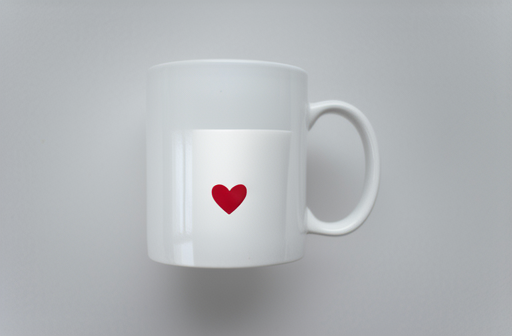
#> input picture experiments/support_v3_2026-05-11/mug_host_surface_no_component/result.png, 512 x 336 px, found by its file name
$ python make_workshop_materials.py
#> lines starting #> are read from the running program, lines starting #| are printed output that depends on the picture
from __future__ import annotations

import argparse
import io
import textwrap
import zipfile
from pathlib import Path
from xml.sax.saxutils import escape

import matplotlib

matplotlib.use("Agg")
import matplotlib.pyplot as plt
from PIL import Image, ImageDraw, ImageFont


ROOT = Path(__file__).resolve().parents[1]
FONT_REGULAR = Path("/usr/share/fonts/truetype/dejavu/DejaVuSans.ttf")
FONT_BOLD = Path("/usr/share/fonts/truetype/dejavu/DejaVuSans-Bold.ttf")
FONT_MONO = Path("/usr/share/fonts/truetype/dejavu/DejaVuSansMono.ttf")


def font(size: int, bold: bool = False, mono: bool = False) -> ImageFont.FreeTypeFont:
    path = FONT_MONO if mono else (FONT_BOLD if bold else FONT_REGULAR)
    return ImageFont.truetype(str(path), size=size)


def draw_wrapped(
    draw: ImageDraw.ImageDraw,
    xy: tuple[int, int],
    text: str,
    box_w: int,
    font_obj: ImageFont.ImageFont,
    fill: str,
    line_gap: int = 8,
    max_lines: int | None = None,
) -> int:
    words = text.split()
    lines: list[str] = []
    line = ""
    for word in words:
        probe = word if not line else f"{line} {word}"
        if draw.textbbox((0, 0), probe, font=font_obj)[2] <= box_w:
            line = probe
        else:
            if line:
                lines.append(line)
            line = word
    if line:
        lines.append(line)
    if max_lines is not None:
        lines = lines[:max_lines]
    x, y = xy
    line_h = draw.textbbox((0, 0), "Ag", font=font_obj)[3] + line_gap
    for line in lines:
        draw.text((x, y), line, font=font_obj, fill=fill)
        y += line_h
    return y


def rounded_rect(draw: ImageDraw.ImageDraw, xy, radius: int, fill: str, outline: str | None = None, width: int = 2):
    draw.rounded_rectangle(xy, radius=radius, fill=fill, outline=outline, width=width)


def latex_image(expr: str, fontsize: int, color: str = "#0f172a") -> Image.Image:
    fig = plt.figure(figsize=(0.01, 0.01), dpi=220)
    fig.text(0, 0, f"${expr}$", fontsize=fontsize, color=color)
    buf = io.BytesIO()
    fig.savefig(buf, format="png", transparent=True, bbox_inches="tight", pad_inches=0.03)
    plt.close(fig)
    buf.seek(0)
    return Image.open(buf).convert("RGBA")


def paste_rgba(canvas: Image.Image, image: Image.Image, xy: tuple[int, int]) -> None:
    if image.mode != "RGBA":
        image = image.convert("RGBA")
    canvas.paste(image, xy, image)


def fit_rgba_width(image: Image.Image, max_w: int) -> Image.Image:
    if image.width <= max_w:
        return image
    scale = max_w / image.width
    return image.resize((max_w, max(1, int(image.height * scale))), Image.Resampling.LANCZOS)


# [32 lines left out: functions draw_latex_card, paste_cover, not called in this run]


def paste_contain(canvas: Image.Image, image: Image.Image, box: tuple[int, int, int, int], fill: str = "#ffffff") -> None:
    x0, y0, x1, y1 = box
    box_w, box_h = x1 - x0, y1 - y0
    bg = Image.new("RGB", (box_w, box_h), fill)
    img = image.convert("RGB")
    scale = min(box_w / img.width, box_h / img.height)
    resized = img.resize((int(img.width * scale), int(img.height * scale)), Image.Resampling.LANCZOS)
    bg.paste(resized, ((box_w - resized.width) // 2, (box_h - resized.height) // 2))
    canvas.paste(bg, (x0, y0))


# [40 lines left out: functions grid_tile, draw_formula_card, draw_pipeline, not called in this run]


def make_poster(result_image: Path, out_dir: Path) -> Path:
    out_dir.mkdir(parents=True, exist_ok=True)
    W, H = 2550, 3600
    canvas = Image.new("RGB", (W, H), "#f7f9fc")
    draw = ImageDraw.Draw(canvas)
    result = Image.open(result_image)
    cross_method_path = ROOT / "outputs/sunglasses_cross_method_grid.png"
    quality_path = ROOT / "outputs/archive/2026-04-24-exploration/sunglasses_final_quality_candidates.png"
    mask_grid_path = ROOT / "outputs/sunglasses_cross_method_mask_grid.png"
    cross_method = Image.open(cross_method_path) if cross_method_path.exists() else None
    quality_grid = Image.open(quality_path) if quality_path.exists() else None
    mask_grid = Image.open(mask_grid_path) if mask_grid_path.exists() else None

    navy = "#0f172a"
    blue = "#2563eb"
    teal = "#0f766e"
    orange = "#ea580c"
    red = "#dc2626"
    slate = "#334155"
    muted = "#64748b"

    def title_text(x: int, y: int, text: str, color: str = navy) -> int:
        draw.text((x, y), text, font=font(34, bold=True), fill=color)
        return y + 54

    def panel(x: int, y: int, w: int, h: int, title: str, accent: str) -> int:
        rounded_rect(draw, (x, y, x + w, y + h), 16, "#ffffff", "#d9e2ef", 2)
        draw.rectangle((x, y, x + 10, y + h), fill=accent)
        draw.text((x + 32, y + 24), title, font=font(28, bold=True), fill=navy)
        return y + 82

    def bullet_list(x: int, y: int, w: int, items: list[str], color: str, size: int = 20, gap_y: int = 17) -> int:
        for item in items:
            draw.ellipse((x, y + 9, x + 14, y + 23), fill=color)
            y = draw_wrapped(draw, (x + 30, y), item, w - 30, font(size), slate, 5, max_lines=3) + gap_y
        return y

    def mini_label(x: int, y: int, label: str, body: str, w: int, accent: str) -> int:
        rounded_rect(draw, (x, y, x + w, y + 92), 10, "#f8fafc", "#e2e8f0", 2)
        draw.rectangle((x, y, x + 7, y + 92), fill=accent)
        draw.text((x + 24, y + 18), label, font=font(19, bold=True), fill=navy)
        draw_wrapped(draw, (x + 210, y + 17), body, w - 235, font(18), slate, 4, max_lines=2)
        return y + 108

    def draw_image_cell(
        image: Image.Image,
        box: tuple[int, int, int, int],
        label: str,
        note: str,
        accent: str,
        contain_fill: str = "#ffffff",
    ) -> None:
        x0, y0, x1, y1 = box
        rounded_rect(draw, (x0, y0, x1, y1), 14, "#ffffff", "#d9e2ef", 2)
        img_h = y1 - y0 - 72
        paste_contain(canvas, image, (x0 + 14, y0 + 14, x1 - 14, y0 + img_h), contain_fill)
        draw.rectangle((x0 + 14, y0 + img_h + 17, x0 + 22, y1 - 18), fill=accent)
        draw.text((x0 + 34, y0 + img_h + 15), label, font=font(21, bold=True), fill=navy)
        draw.text((x0 + 34, y0 + img_h + 48), note, font=font(16), fill=slate)

    def draw_comparison_strip(x: int, y: int, w: int) -> int:
        rounded_rect(draw, (x, y, x + w, y + 980), 18, "#ffffff", "#d9e2ef", 2)
        draw.text((x + 34, y + 24), "Result comparison under mask/guidance choices", font=font(29, bold=True), fill=navy)
        draw_wrapped(
            draw,
            (x + 34, y + 66),
            "The four panels show the reference, the selected RF h-Edit result, and two typical failure modes.",
            w - 68,
            font(18),
            slate,
            4,
            max_lines=2,
        )
        cell_gap = 22
        cell_w = (w - 68 - cell_gap) // 2
        cell_h = 405
        y0 = y + 136
        if quality_grid is not None:
            source = grid_tile(quality_grid, 0, 6, 48)
            ours = result
            alternate = grid_tile(quality_grid, 2, 6, 48)
            over_edit = grid_tile(quality_grid, 5, 6, 48)
        elif cross_method is not None:
            source = grid_tile(cross_method, 0, 7, 48)
            ours = result
            alternate = grid_tile(cross_method, 3, 7, 48)
            over_edit = grid_tile(cross_method, 4, 7, 48)
        else:
            source = result
            ours = result
            alternate = result
            over_edit = result
        draw_image_cell(source, (x + 34, y0, x + 34 + cell_w, y0 + cell_h), "Source image", "preserve identity and background", blue)
        draw_image_cell(ours, (x + 34 + cell_w + cell_gap, y0, x + 34 + 2 * cell_w + cell_gap, y0 + cell_h), "Best RF h-Edit", "selected local edit result", teal)
        y1 = y0 + cell_h + 28
        draw_image_cell(alternate, (x + 34, y1, x + 34 + cell_w, y1 + cell_h), "Placement drift", "glasses move under mask choice", orange)
        draw_image_cell(over_edit, (x + 34 + cell_w + cell_gap, y1, x + 34 + 2 * cell_w + cell_gap, y1 + cell_h), "Identity drift", "strong edit changes the face", red)
        return y + 1015

    # [100 lines left out: functions draw_quality_strip, arrow, draw_rf_path_diagram, draw_velocity_split_diagram, draw_mask_gate_diagram, not called in this run]

    def draw_math_core_academic(x: int, y: int, w: int) -> int:
        rows = [
            (
                "1. Read the current state in clean-image space",
                r"x_t=(1-t)x_0+t x_1,\qquad \hat{x}_0(x_t,t)=x_t-t\,v_\theta(x_t,t)",
                "The clean estimate is where source preservation and target-edit objectives are measured.",
                blue,
                15,
            ),
            (
                "2. Separate the reverse ODE into base, reconstruction, and edit",
                r"\dot{x}_t=v_{\rm src}(x_t,t)+u_{\rm rec}(x_t,t)+u_{\rm edit}(x_t,t)",
                "Source faithfulness and target transformation are controlled by different fields.",
                teal,
                16,
            ),
            (
                "3. Build correction fields from explicit objectives",
                r"E_{\rm rec}=\frac{1}{2}\|(1-M)\odot(\hat{x}_0-x^{\rm src})\|^2,\quad u_{\rm edit}\sim\beta(t)\nabla_{x_t}E_{\rm edit}",
                "The reconstruction term protects non-edit regions; the editing energy defines target control.",
                orange,
                11,
            ),
        ]
        yy = y
        row_h = 138
        for title, expr, note, accent, eq_size in rows:
            rounded_rect(draw, (x, yy, x + w, yy + row_h), 12, "#f8fafc", "#e2e8f0", 2)
            draw.rectangle((x, yy, x + 7, yy + row_h), fill=accent)
            draw.text((x + 24, yy + 17), title, font=font(18, bold=True), fill=navy)
            eq = fit_rgba_width(latex_image(expr, eq_size, navy), w - 70)
            paste_rgba(canvas, eq, (x + 24, yy + 45))
            draw_wrapped(draw, (x + 24, yy + 112), note, w - 48, font(13), slate, 3, max_lines=2)
            yy += row_h + 12

        rounded_rect(draw, (x, yy, x + w, yy + 150), 12, "#ffffff", "#cbd5e1", 2)
        draw.text((x + 24, yy + 18), "Term roles", font=font(18, bold=True), fill=navy)
        chips = [
            ("v_src", "source-conditioned RF base velocity", blue),
            ("u_rec", "faithfulness / non-edit preservation correction", teal),
            ("u_edit", "target-seeking editing correction", orange),
        ]
        cy = yy + 58
        for label, body, color in chips:
            draw.ellipse((x + 24, cy + 5, x + 42, cy + 23), fill=color)
            draw.text((x + 56, cy), label, font=font(15, bold=True, mono=True), fill=navy)
            draw.text((x + 180, cy + 1), body, font=font(15), fill=slate)
            cy += 30
        return yy + 172

    # Header.
    draw.rectangle((0, 0, W, 390), fill=navy)
    draw.text((100, 52), "RF h-Edit", font=font(88, bold=True), fill="#ffffff")
    draw.text((102, 158), "Reconstruction-aware Rectified Flow image editing", font=font(43, bold=True), fill="#c7d2fe")
    draw.text((104, 248), "Wu et al.  |  SD3 Rectified Flow prototype  |  Workshop poster", font=font(26), fill="#e2e8f0")
    draw.text((104, 304), "Core idea: use source-aware dynamics for faithfulness, then add a separate target-edit field.", font=font(27), fill="#bfdbfe")

    margin = 100
    top = 470
    footer_y = H - 118
    gap = 70
    left_w = (W - 2 * margin - gap) // 2
    right_w = left_w
    left_x = margin
    right_x = left_x + left_w + gap

    # Left column: motivation and method.
    x, y = left_x, top
    y = title_text(x, y, "Problem and idea")
    body_y = panel(x, y, left_w, 360, "Why decouple?", blue)
    yy = bullet_list(
        x + 34,
        body_y,
        left_w - 68,
        [
            "Target guidance can add the concept, but often drifts identity and geometry.",
            "Local masks protect background, yet overly narrow masks can suppress the edit.",
            "RF h-Edit makes these two roles explicit in the ODE.",
        ],
        blue,
        21,
        26,
    )
    y += 420

    body_y = panel(x, y, left_w, 735, "Method in one panel", teal)
    draw_math_core_academic(x + 34, body_y + 4, left_w - 68)
    y += 785

    body_y = panel(x, y, left_w, 590, "Prototype pipeline", orange)
    steps = [
        ("1", "Invert source", "save the RF source trajectory"),
        ("2", "Estimate support", "attention / external local mask"),
        ("3", "Integrate ODE", "source base + rec + edit corrections"),
        ("4", "Preserve", "blend non-edit regions to the source trajectory"),
    ]
    yy = body_y + 12
    for num, name, desc in steps:
        rounded_rect(draw, (x + 34, yy, x + left_w - 34, yy + 92), 14, "#f8fafc", "#e2e8f0", 2)
        draw.ellipse((x + 58, yy + 22, x + 104, yy + 68), fill=orange)
        tw = draw.textbbox((0, 0), num, font=font(22, bold=True))[2]
        draw.text((x + 58 + (46 - tw) // 2, yy + 31), num, font=font(22, bold=True), fill="#ffffff")
        draw.text((x + 126, yy + 18), name, font=font(22, bold=True), fill=navy)
        draw.text((x + 126, yy + 54), desc, font=font(18), fill=slate)
        yy += 110
    draw_wrapped(draw, (x + 34, yy + 12), "Current run: local support + source trajectory preservation.", left_w - 68, font(19), slate, 5, max_lines=2)
    y += 635

    y = title_text(x, y, "Limitation and next step")
    body_y = panel(x, y, left_w, 930, "What remains hard?", red)
    yy = body_y + 18
    yy = bullet_list(
        x + 34,
        yy,
        left_w - 68,
        [
            "Mask tuning alone creates a placement-versus-faithfulness trade-off.",
            "The next bottleneck is source feature reuse during target velocity evaluation.",
        ],
        red,
        20,
        26,
    )
    draw.text((x + 34, yy + 72), "Next control lever", font=font(23, bold=True), fill=navy)
    yy += 120
    for label, body in [
        ("Source pass", "store source visual features"),
        ("Target pass", "reuse V / attention while evaluating target velocity"),
    ]:
        yy = mini_label(x + 34, yy, label, body, left_w - 68, teal) + 22
    draw.text((x + 34, yy + 34), "Minimal validation", font=font(23, bold=True), fill=navy)
    yy += 82
    for label, body in [
        ("Keep fixed", "same seed, mask, source inversion, and target prompt"),
        ("Measure", "background drift, edit placement, and facial identity"),
    ]:
        yy = mini_label(x + 34, yy, label, body, left_w - 68, red) + 22

    # Right column: visual evidence first, then the concise claim.
    x, y = right_x, top
    y = title_text(x, y, "Main visual result")
    y = draw_comparison_strip(x, y, right_w)

    y = title_text(x, y, "Evidence")
    body_y = panel(x, y, right_w, 690, "What the ablations say", blue)
    yy = body_y + 18
    for label, body in [
        ("Direct target", "adds the object, but redraws identity and geometry"),
        ("Mask only", "protects the scene, but can miss or fragment the glasses"),
        ("Trajectory", "keeps background close while limiting non-edit drift"),
        ("Best recipe", "source trajectory + local support + explicit reconstruction term"),
    ]:
        yy = mini_label(x + 34, yy, label, body, right_w - 68, blue)
        yy += 10
    y += 745

    y = title_text(x, y, "Workshop takeaway")
    body_y = panel(x, y, right_w, 910, "Claim and next lever", teal)
    draw_wrapped(
        draw,
        (x + 42, body_y + 8),
        "RF h-Edit is a useful scaffold because it separates source reconstruction from target editing. The remaining bottleneck is not the ODE split itself; it is source feature reuse while evaluating the target velocity.",
        right_w - 84,
        font(24),
        slate,
        9,
        max_lines=6,
    )
    eq_box_y = body_y + 292
    rounded_rect(draw, (x + 42, eq_box_y, x + right_w - 42, eq_box_y + 126), 12, "#f8fafc", "#e2e8f0", 2)
    eq = fit_rgba_width(latex_image(r"\dot{x}_t=v_{\rm src}(x_t,t)+u_{\rm rec}(x_t,t)+u_{\rm edit}(x_t,t)", 19, navy), right_w - 160)
    paste_rgba(canvas, eq, (x + 78, eq_box_y + 28))
    draw.text((x + 78, eq_box_y + 91), "The poster's main message is the separation of these three fields.", font=font(16), fill=slate)

    yy = body_y + 500
    for label, body, color in [
        ("Math", "explicit rec/edit terms", blue),
        ("Mask", "local support is necessary but insufficient", orange),
        ("Next", "attention/feature reuse during target pass", teal),
    ]:
        rounded_rect(draw, (x + 42, yy, x + right_w - 42, yy + 58), 10, "#f8fafc", "#e2e8f0", 2)
        draw.ellipse((x + 62, yy + 18, x + 82, yy + 38), fill=color)
        draw.text((x + 102, yy + 14), label, font=font(19, bold=True), fill=navy)
        draw.text((x + 225, yy + 15), body, font=font(18), fill=slate)
        yy += 72

    draw.line((margin, footer_y, W - margin, footer_y), fill="#cbd5e1", width=3)
    draw.text((margin, footer_y + 30), "Generated from current RF h-Edit project outputs. Main RF h-Edit panel uses the original best panda-sunglasses run.", font=font(23), fill=muted)

    png_path = out_dir / "rf_h_edit_workshop_poster_vertical.png"
    pdf_path = out_dir / "rf_h_edit_workshop_poster_vertical.pdf"
    canvas.save(png_path)
    canvas.save(pdf_path, "PDF", resolution=150.0)
    return png_path


def make_slide_canvas() -> tuple[Image.Image, ImageDraw.ImageDraw]:
    canvas = Image.new("RGB", (1920, 1080), "#f8fafc")
    return canvas, ImageDraw.Draw(canvas)


# [214 lines left out: functions slide_header, make_slides, slide_xml, make_pptx, make_speaker_notes, not called in this run]


def main() -> None:
    parser = argparse.ArgumentParser()
    parser.add_argument(
        "--result-image",
        type=Path,
        default=ROOT / "outputs/sunglasses_external_mask_traj_sd3/result.png",
    )
    parser.add_argument("--out-dir", type=Path, default=ROOT / "workshop_materials")
    args = parser.parse_args()

    out_dir = args.out_dir
    poster = make_poster(args.result_image, out_dir)
#> in make_poster, result is the input picture: PIL image 512x336 RGB; mean R, G, B 178, 181.3, 184.4
#> the loop in bullet_list, `for item in items:` made 3 passes
#> y on passes 1 to 3: 661, 716, 771
#> after the loop in bullet_list, `for item in items:`: y = 771
#> in latex_image, `return Image.open(buf).convert("RGBA")`:
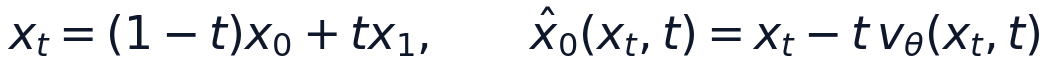
#> returned value: PIL image 1046x66 RGBA; mean R, G, B, A 228.3, 229.2, 231.3, 22.2; transparent parts drawn white
#> in fit_rgba_width, `scale = max_w / image.width`: scale = 0.958
#> in paste_rgba, `canvas.paste(image, xy, image)`:
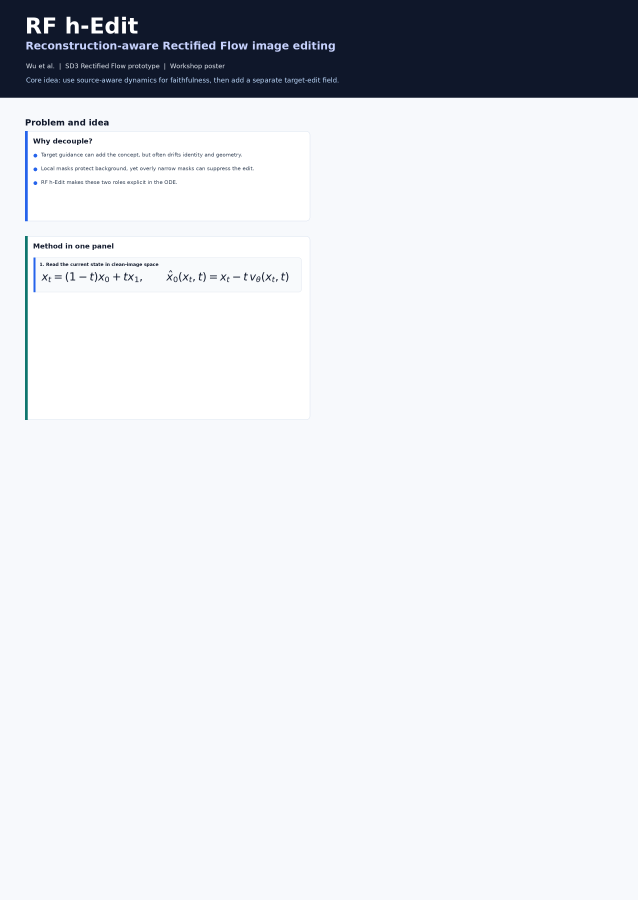
#> canvas: PIL image 2550x3600 RGB (shown at 1/4 size); mean R, G, B 222.6, 225.2, 229.8
#> after the loop in draw_math_core_academic, `for label, body, color in chips:`: cy = 1628
#> after the loop in make_poster, `for num, name, desc in steps:`: yy = 2263
#> the loop in bullet_list (call 2), `for item in items:` made 2 passes
#> y on passes 1 to 2: 2572, 2626
#> in make_poster, `yy = bullet_list( x + 34, yy, left_w - 68, [ "Mask tuning alone create..`: yy = 2626
#> in make_poster, `yy += 120`: yy = 2746
#> the loop in make_poster, `for label, body in [ ("Source pass", "store source visual features"), ..` made 2 passes
#> yy on passes 1 to 2: 2876, 3006
#> after the loop in make_poster, `for label, body in [`: yy = 3006
#> in make_poster, `yy += 82`: yy = 3088
#> the loop in make_poster, `for label, body in [ ("Keep fixed", "same seed, mask, source inversion..` made 2 passes
#> yy on passes 1 to 2: 3218, 3348
#> after the loop in make_poster, `for label, body in [`: yy = 3348
#> in paste_contain, `bg = Image.new("RGB", (box_w, box_h), fill)`: bg: PIL image 497x319 RGB; every value is 255
#> in paste_contain, `bg.paste(resized, ((box_w - resized.width) // 2, (box_h - resized.heig..`:
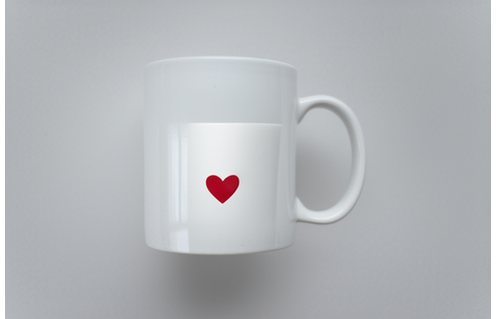
#> bg: PIL image 497x319 RGB; mean R, G, B 179.7, 182.9, 185.9
#> call 4 of latex_image, with fontsize = 19, color = '#0f172a'
#> in latex_image (call 4), `return Image.open(buf).convert("RGBA")`:
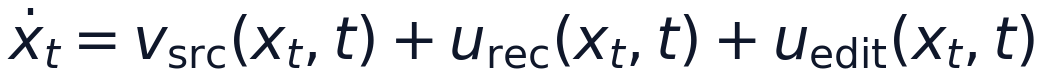
#> returned value: PIL image 1041x78 RGBA; mean R, G, B, A 223, 224.1, 226.6, 27.2; transparent parts drawn white
#> call 4 of fit_rgba_width, with max_w = 980
#> in fit_rgba_width (call 4), `scale = max_w / image.width`: scale = 0.941
#> in fit_rgba_width (call 4), `return image.resize((max_w, max(1, int(image.height * scale))), Image...`:
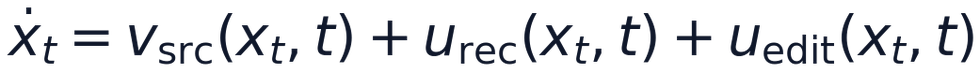
#> returned value: PIL image 980x73 RGBA; mean R, G, B, A 2.2, 3.5, 7.2, 27.2; transparent parts drawn white
#> call 4 of paste_rgba, with xy = (1388, 2794)
#> in paste_rgba (call 4), `canvas.paste(image, xy, image)`:
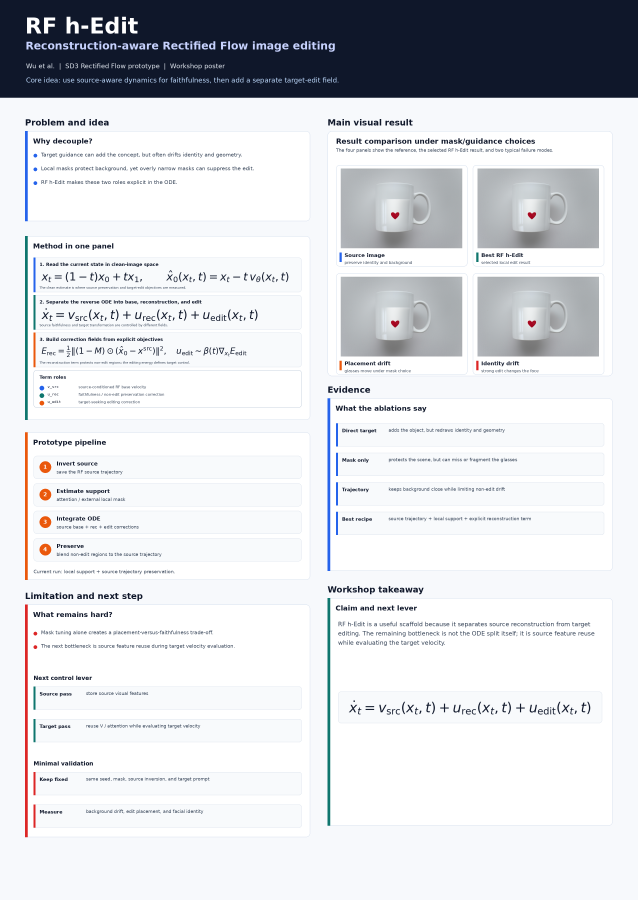
#> canvas: PIL image 2550x3600 RGB (shown at 1/4 size); mean R, G, B 216.2, 218.3, 222.2
#> after the loop in make_poster, `for label, body, color in [`: yy = 3190
#> in make_poster, `canvas.save(png_path)`:
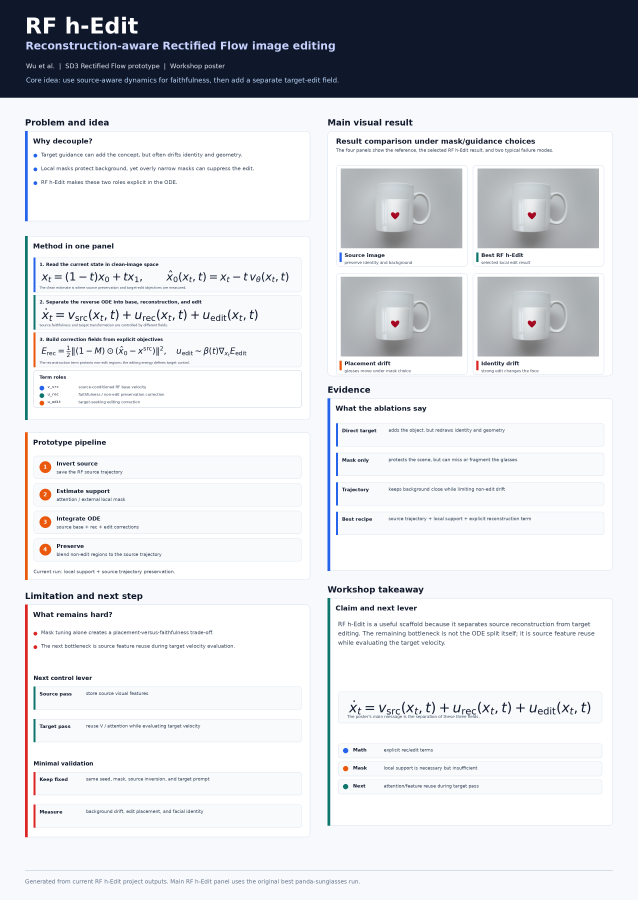
#> saved as rf_h_edit_workshop_poster_vertical.png: PIL image 2550x3600 RGB (shown at 1/4 size); mean R, G, B 215.7, 217.9, 221.9
    print(f"poster: {poster}")
    print(f"poster_pdf: {poster.with_suffix('.pdf')}")


if __name__ == "__main__":
    main()
